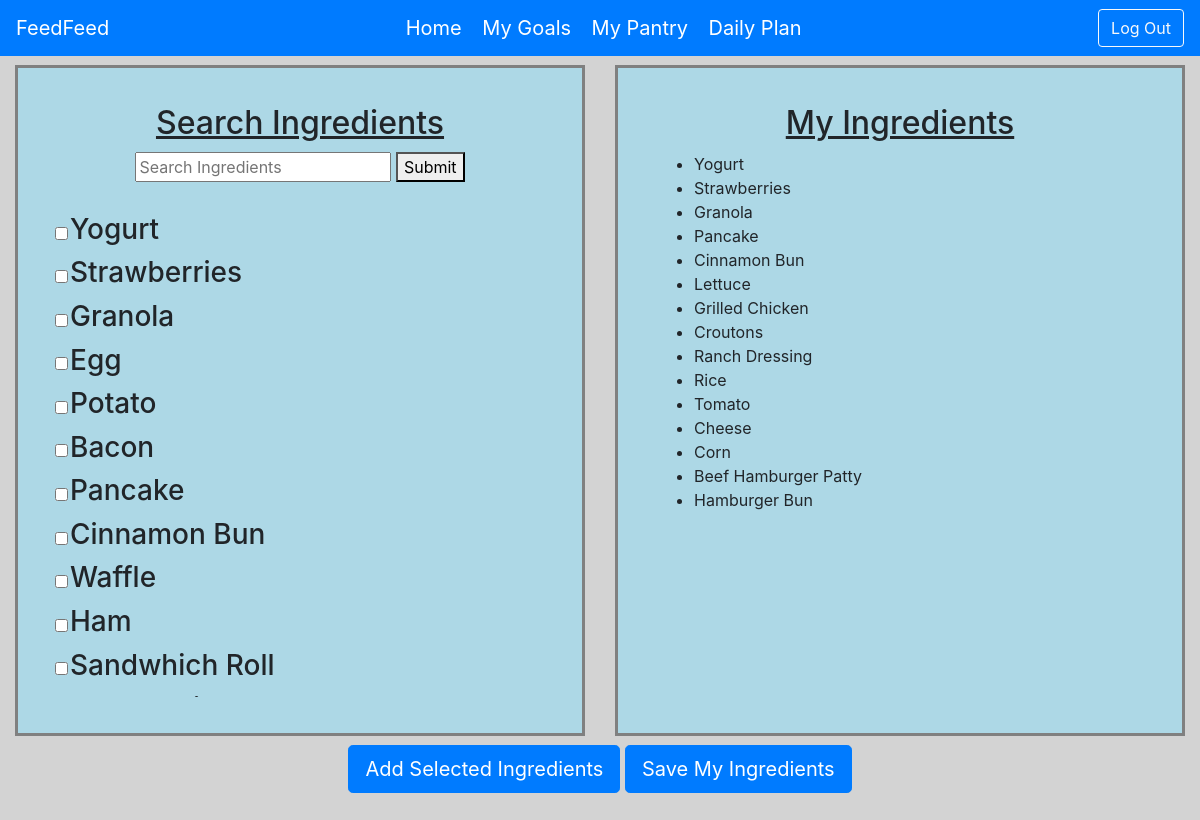
The app's page /mypantry/ (signed in) with its own data.
### tables this page shows
CREATE TABLE "Ingredient" (
	"id"	INTEGER,
	"calories"	REAL,
	"protein"	REAL,
	"carbs"	REAL,
	"fat"	REAL,
	"is_meal"	INTEGER,
	"name"	TEXT,
	PRIMARY KEY("id")
);

### server.py (the view)
@app.route("/mypantry/")
def get_user_pantry():
    if(session.get("uid") is None):
        flash("Must Sign Into an Account")
        return redirect(url_for("login_get"))
    conn = sqlite3.connect("Database.db")
    c = conn.cursor()
    rows = c.execute(''' SELECT * FROM Ingredient ''')
    conn2 = sqlite3.connect("Database.db")
    s = conn2.cursor()
    ingredients = s.execute(''' SELECT DISTINCT name FROM Ingredient JOIN UserIngredients
                            ON UserIngredients.ingredient=Ingredient.id WHERE UserIngredients.user=?;''', (session['uid'],)).fetchall()
    return render_template("user_pantry.html", rows=rows, ingredients=ingredients)

### server.py (called while the page is built)
@app.teardown_appcontext
def close_connection(exception):
    db = getattr(g, "_database", None)
    if db is not None:
        db.close()

### templates/user_pantry.html (shortened to what this page needs)
{% extends "user_base.html" %}
{% block resources %}
<link rel="stylesheet" type="text/css" href="/static/styles/pantry_style.css">
{% endblock %}
{% block main %}
<div class="container-fluid">
    <div class="row">
        <div class="col-lg" id="search">
            <h2> Search Ingredients </h2>
            <div class="search-bar">
                <input type="text" id="search_text" placeholder="Search Ingredients">
                <button type="submit" id="search">Submit</button>
            </div>
            <div class="tabletoscroll">
                <table id="table">
                    {%for entry in rows%}
                    <tr value="{{entry[6]}}">
                        <td> <input class="check" type="checkbox" name="ing" id="f-add-ingredient" value="{{entry[6]}}" /> </td>
                        <td class="ingName"> <h3> {{entry[6]}} </h3> </td>
                    </tr>
                    {%endfor%}
                </table>
            </div>
        </div>
        <div class="col-lg" id="my_ingredients">
            <h2> My Ingredients </h2>
            <ul id="ingList">
                {%for ingredient in ingredients%}
                <li> {{ingredient[0]}} </li>
                {%endfor%}
            </ul>
        </div>
    </div>
    <div class="buttons">
        <button type="button" id="addSelected" class="btn btn-primary btn-lg">Add Selected Ingredients</button>
        <button type="button" id="submit-button" class="btn btn-primary btn-lg"> Save My Ingredients </button>
    </div>
</div>
{% endblock %}

### static/styles/pantry_style.css (style rules this page uses)
body { background-color: lightgray; }
h2 { text-align: center; text-decoration: underline; margin-bottom: 2%; }
.col-lg { background-color: lightblue; margin: 1% 1.5% 1% 1.5%; padding: 3%; outline-style: solid; outline-color: gray; }
table { margin-top: 3%; margin-bottom: 3%; }
.buttons { text-align: center; }
.search-bar { text-align: center; }
.tabletoscroll { height: 500px; overflow-y: scroll; margin-top: 3% }

### records on screen
Ingredient: name "Yogurt"
Ingredient: name "Strawberries"
Ingredient: name "Granola"
Ingredient: name "Egg"
Ingredient: name "Potato"
Ingredient: name "Bacon"
Ingredient: name "Pancake"
Ingredient: name "Cinnamon Bun"
Ingredient: name "Waffle"
Ingredient: name "Ham"
Ingredient: name "Sandwhich Roll"

### other values on screen
{{ ingredient[0] }} "Yogurt" "Strawberries" "Granola" "Pancake" "Cinnamon Bun" "Lettuce" "Grilled Chicken" "Croutons" "Ranch Dressing" "Rice" "Tomato" "Cheese" "Corn" "Beef Hamburger Patty" "Hamburger Bun"
